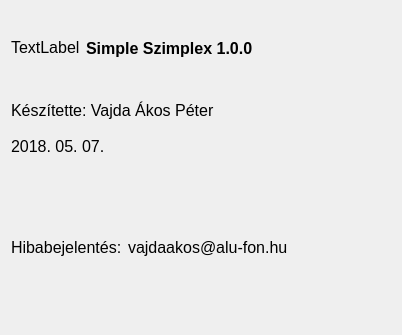
<?xml version="1.0" encoding="UTF-8"?>
<ui version="4.0">
 <class>Nevjegy</class>
 <widget class="QDialog" name="Nevjegy">
  <property name="geometry">
   <rect>
    <x>0</x>
    <y>0</y>
    <width>402</width>
    <height>335</height>
   </rect>
  </property>
  <property name="sizePolicy">
   <sizepolicy hsizetype="Fixed" vsizetype="Fixed">
    <horstretch>0</horstretch>
    <verstretch>0</verstretch>
   </sizepolicy>
  </property>
  <property name="font">
   <font>
    <pointsize>12</pointsize>
   </font>
  </property>
  <property name="windowTitle">
   <string>Névjegy</string>
  </property>
  <layout class="QVBoxLayout" name="verticalLayout_3">
   <item>
    <layout class="QVBoxLayout" name="verticalLayout_2">
     <item>
      <layout class="QVBoxLayout" name="verticalLayout">
       <item>
        <layout class="QHBoxLayout" name="horizontalLayout">
         <item>
          <widget class="QLabel" name="label">
           <property name="sizePolicy">
            <sizepolicy hsizetype="Fixed" vsizetype="Fixed">
             <horstretch>0</horstretch>
             <verstretch>0</verstretch>
            </sizepolicy>
           </property>
           <property name="text">
            <string>TextLabel</string>
           </property>
          </widget>
         </item>
         <item>
          <widget class="QLabel" name="label_2">
           <property name="font">
            <font>
             <weight>75</weight>
             <bold>true</bold>
            </font>
           </property>
           <property name="text">
            <string>Simple Szimplex 1.0.0</string>
           </property>
          </widget>
         </item>
        </layout>
       </item>
       <item>
        <widget class="QLabel" name="label_3">
         <property name="text">
          <string>Készítette: Vajda Ákos Péter

2018. 05. 07.</string>
         </property>
        </widget>
       </item>
      </layout>
     </item>
     <item>
      <layout class="QHBoxLayout" name="horizontalLayout_2">
       <item>
        <widget class="QLabel" name="label_4">
         <property name="sizePolicy">
          <sizepolicy hsizetype="Fixed" vsizetype="Fixed">
           <horstretch>0</horstretch>
           <verstretch>0</verstretch>
          </sizepolicy>
         </property>
         <property name="text">
          <string>Hibabejelentés:</string>
         </property>
        </widget>
       </item>
       <item>
        <widget class="QLabel" name="email">
         <property name="text">
          <string>vajdaakos@alu-fon.hu</string>
         </property>
        </widget>
       </item>
      </layout>
     </item>
    </layout>
   </item>
  </layout>
 </widget>
 <resources/>
 <connections/>
</ui>
